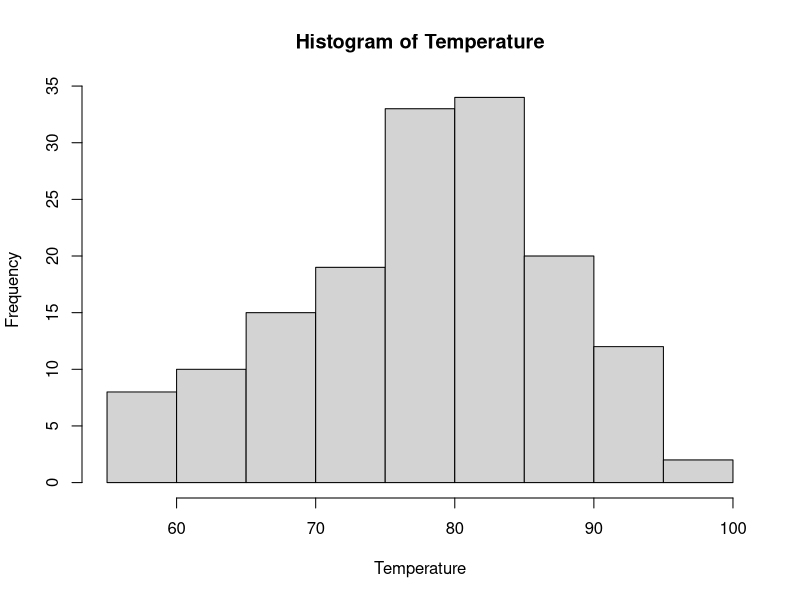
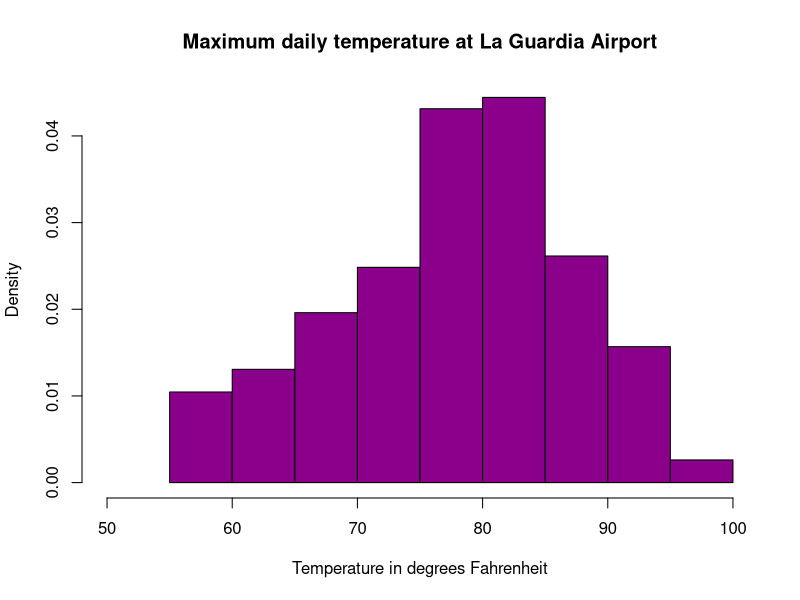
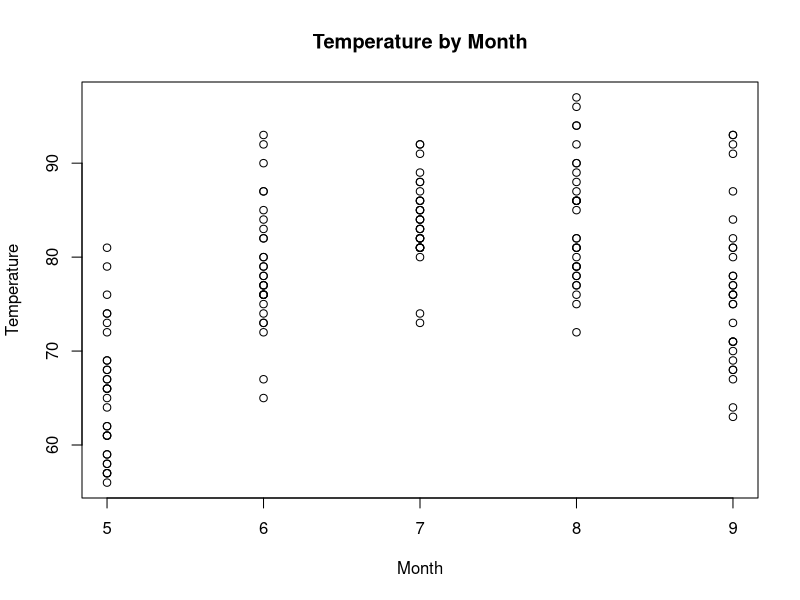

Reproduce these figures in R, in order. (Note: this script raises an error after producing the figures.)
###################################################################################
# air_hist.R - Unit 2 Live Session Homework
###################################################################################
# Note: Please reformat these to place into your RMarkdown submission document.
# You can make sure it works here, but make it easy for your grader via RMD
###################################################################################

# You are responsible for the TODOs, but the complete code here will give you
# an idea of what the data look like.  Remember, you might need some of this code 
# directly in your response file to make it work, even if it's not TODO!!

# We will be using the built-in dataset airquality which has daily air quality 
# measurements in New York from May to September 1973
str(airquality)

# Take only Temp columns
Temperature <- airquality$Temp
hist(Temperature)

# Histogram with added parameters
hist(Temperature,
     main="Maximum daily temperature at La Guardia Airport",
     xlab="Temperature in degrees Fahrenheit",
     xlim=c(50,100),
     col="darkmagenta",
     freq=FALSE
)

# TODO: Assignment 2, Q2A: Complete the following code to yield a scatterplot with x as Month and y as Temp
# You're going to customize your plot slightly.  Use the help function to assist you if needed.
# Make the x label "Month" and the y label "Temperature"
# Finally, make the title of the plot "Temperature by Month" 
plot(x=airquality$Month, y=airquality$Temp,
     xlab="Month", ylab="Temperature",
     main="Temperature by Month"
)

# TODO: Assignment 2, Q2B: Build a scatter plot with x as Temperature and y as Ozone 
# Complete the following code:
# Make the x label "Temperature" and the y label "Ozone",
# Make the title of the plot "Temperature vs Ozone"

plot(x=airquality$Temperature, y=airquality$Ozone,
     xlab="Temperature", ylab="Ozone",
     main="Temperature by Month"
)
